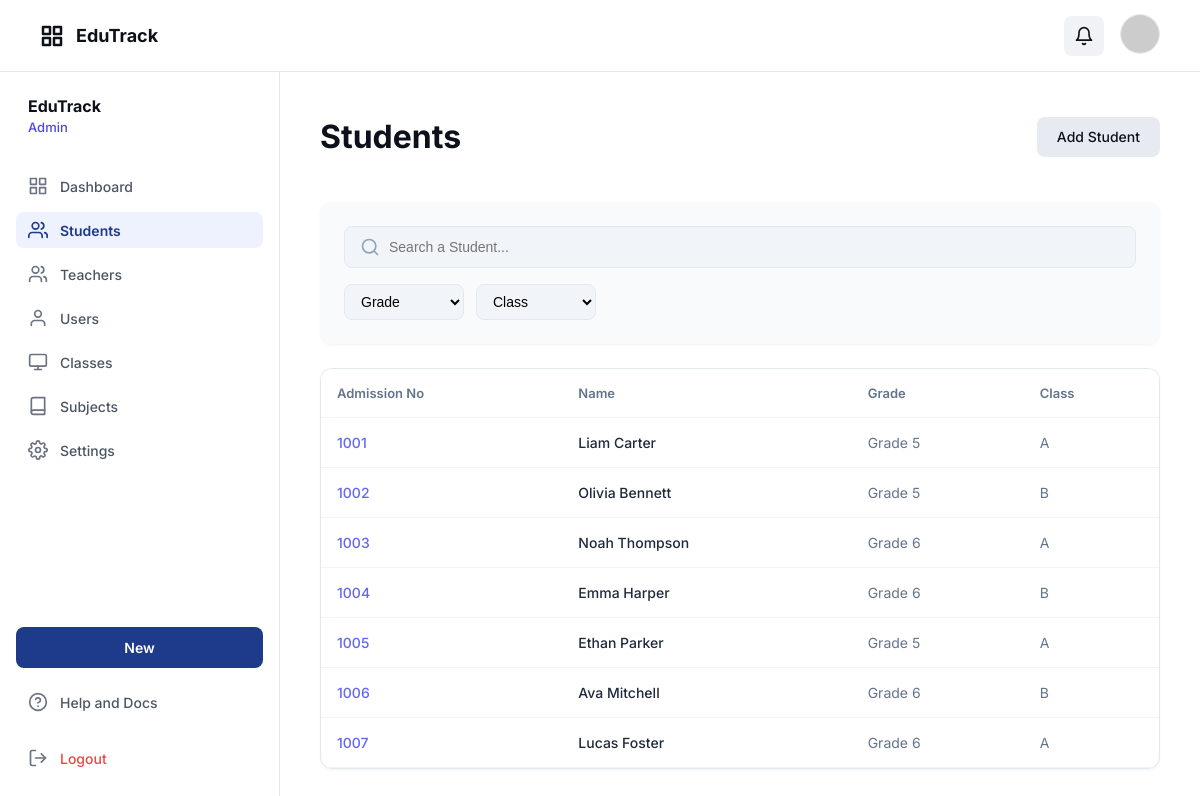
Page /school_app/index.php?controller=student&action=index (signed in) on the committed database.
### tables this page shows
CREATE TABLE students (
  id BIGINT UNSIGNED NOT NULL AUTO_INCREMENT,
  admission_no VARCHAR(30) NOT NULL,   
  first_name VARCHAR(80) NOT NULL,
  last_name VARCHAR(80) NOT NULL,
  date_of_birth DATE NULL,
  gender ENUM('M','F','OTHER') NULL,

  is_active TINYINT(1) NOT NULL DEFAULT 1,

  created_at TIMESTAMP NOT NULL DEFAULT CURRENT_TIMESTAMP,
  updated_at TIMESTAMP NOT NULL DEFAULT CURRENT_TIMESTAMP ON UPDATE CURRENT_TIMESTAMP,

  PRIMARY KEY (id),
  UNIQUE KEY uq_students_admission_no (admission_no),
  KEY idx_students_name (last_name, first_name)
);

### school_app/models/Student.php (called while the page is built, shortened)
<?php
class Student extends Model
{
    public static function list($filters = [], $page = 1, $limit = 10)
    {
        $db = Database::connect();
        $offset = ($page - 1) * $limit;
        $sql = "SELECT DISTINCT
                    s.*,
                    c.name as class_name,
                    g.name as grade_name,
                    g.grade_number
                FROM students s
                LEFT JOIN enrollments e ON s.id = e.student_id
                    AND e.status = 'ACTIVE'
                    AND e.school_year_id = (SELECT id FROM school_years WHERE is_current = 1 LIMIT 1)
                LEFT JOIN classes c ON e.class_id = c.id
                LEFT JOIN grades g ON c.grade_id = g.id
                WHERE 1=1";
        $params = [];
        $sql .= " ORDER BY s.admission_no ASC";
        $countSql = "SELECT COUNT(DISTINCT s.id) FROM students s
                     LEFT JOIN enrollments e ON s.id = e.student_id
                        AND e.status = 'ACTIVE'
                        AND e.school_year_id = (SELECT id FROM school_years WHERE is_current = 1 LIMIT 1)
                     LEFT JOIN classes c ON e.class_id = c.id
                     LEFT JOIN grades g ON c.grade_id = g.id
                     WHERE 1=1";
        $countStmt = $db->prepare($countSql);
        $countStmt->execute($params);
        $total = $countStmt->fetchColumn();
        $sql .= " LIMIT " . (int) $limit . " OFFSET " . (int) $offset;
        $stmt = $db->prepare($sql);
        $stmt->execute($params);
        return [
            'data' => $stmt->fetchAll(PDO::FETCH_OBJ),
            'total' => $total,
            'page' => $page,
            'limit' => $limit,
            'total_pages' => ceil($total / $limit)
        ];
    }
}

### school_app/controllers/StudentController.php (called while the page is built, shortened)
<?php
require_once __DIR__ . '/../models/Student.php';
class StudentController
{
    public function index()
    {
        $page = isset($_GET['page']) ? (int) $_GET['page'] : 1;
        $filters = [
            'search' => $_GET['search'] ?? '',
            'grade_id' => $_GET['grade_id'] ?? '',
            'class_id' => $_GET['class_id'] ?? ''
        ];
        $studentsData = Student::list($filters, $page, 10);
        $grades = Grade::getAll();
        $classes = [];
        if (!empty($filters['grade_id'])) {
            $classes = ClassModel::getByGrade($filters['grade_id']);
        } else {
            $classes = ClassModel::getAll();
        }
        return [
            'students' => $studentsData['data'],
            'pagination' => [
                'total' => $studentsData['total'],
                'page' => $studentsData['page'],
                'total_pages' => $studentsData['total_pages']
            ],
            'filters' => $filters,
            'grades' => $grades,
            'classes' => $classes
        ];
    }
}

### school_app/views/admin/students/index.php (the view, shortened to what this page needs)
<div class="students-view-container">
    <div style="display: flex; justify-content: space-between; align-items: center; margin-bottom: 24px;">
        <h1 class="text-h1" style="font-weight: 700; font-size: 32px; color: var(--text-dark);">Students</h1>
        <a href="index.php?controller=student&action=add" class="btn-secondary"
            style="padding: 10px 20px; border-radius: 8px; font-weight: 500; font-size: 14px;">Add Student</a>
    </div>
    <div class="card" style="padding: 24px; margin-bottom: 24px; border: none; background-color: #f8fafc;">
        <form action="index.php" method="GET" id="studentFilterForm"
            style="display: flex; flex-direction: column; gap: 16px;">
            <div style="position: relative; width: 100%;">
                <input type="text" name="search" value="<?php echo htmlspecialchars($filters['search']); ?>"
                    placeholder="Search a Student..." class="input-field"
                    style="width: 100%; padding: 12px 16px 12px 44px; border-radius: 8px; border: 1px solid #e2e8f0; background-color: #f1f5f9; font-size: 14px;">
            </div>
            <div style="display: flex; gap: 12px;">
                <select name="grade_id" class="input-field"
                    style="width: auto; min-width: 120px; padding: 8px 12px; border-radius: 8px; border: 1px solid #e2e8f0; background-color: #f1f5f9; font-size: 14px;"
                    onchange="this.form.submit()">
                    <option value="">Grade</option>
                </select>
                <select name="class_id" class="input-field"
                    style="width: auto; min-width: 120px; padding: 8px 12px; border-radius: 8px; border: 1px solid #e2e8f0; background-color: #f1f5f9; font-size: 14px;"
                    onchange="this.form.submit()">
                    <option value="">Class</option>
                </select>
            </div>
        </form>
    </div>
    <div class="card"
        style="padding: 0; border: 1px solid #e2e8f0; border-radius: 12px; overflow: hidden; background-color: #fff;">
        <table style="width: 100%; border-collapse: collapse; text-align: left;">
            <thead>
                <tr style="border-bottom: 1px solid #f1f5f9; background-color: #fff;">
                    <th style="padding: 16px; color: #64748b; font-size: 13px; font-weight: 600; text-transform: none;">
                        Admission No</th>
                    <th style="padding: 16px; color: #64748b; font-size: 13px; font-weight: 600; text-transform: none;">
                        Name</th>
                    <th style="padding: 16px; color: #64748b; font-size: 13px; font-weight: 600; text-transform: none;">
                        Grade</th>
                    <th style="padding: 16px; color: #64748b; font-size: 13px; font-weight: 600; text-transform: none;">
                        Class</th>
                </tr>
            </thead>
            <tbody>
                <?php if (empty($students)): ?>
                    <tr>
                        <td colspan="4" style="padding: 48px; text-align: center; color: #94a3b8; font-size: 15px;">
                            No students found matching your criteria.
                        </td>
                    </tr>
                <?php else: ?>
                    <?php foreach ($students as $student): ?>
                        <tr style="border-bottom: 1px solid #f1f5f9; transition: background-color 0.2s; cursor: pointer;"
                            onclick="window.location='index.php?controller=student&action=enroll&id=<?php echo $student->id; ?>'"
                            onmouseover="this.style.backgroundColor='#f8fafc'"
                            onmouseout="this.style.backgroundColor='transparent'">
                            <td style="padding: 16px; color: #6366f1; font-weight: 500; font-size: 14px;">
                                <?php echo htmlspecialchars($student->admission_no); ?>
                            </td>
                            <td style="padding: 16px; color: #1e293b; font-weight: 500; font-size: 14px;">
                                <?php echo htmlspecialchars($student->first_name . ' ' . $student->last_name); ?>
                            </td>
                            <td style="padding: 16px; color: #64748b; font-size: 14px;">
                                <?php echo htmlspecialchars($student->grade_name ?? 'N/A'); ?>
                            </td>
                            <td style="padding: 16px; color: #64748b; font-size: 14px;">
                                <?php echo htmlspecialchars($student->class_name ?? 'N/A'); ?>
                            </td>
                        </tr>
                    <?php endforeach; ?>
                <?php endif; ?>
            </tbody>
        </table>
    </div>
</div>

### rows in the picture
students: admission_no "1001", first_name+last_name "Liam Carter", grade_name "Grade 5", class_name "A"
students: admission_no "1002", first_name+last_name "Olivia Bennett", grade_name "Grade 5", class_name "B"
students: admission_no "1003", first_name+last_name "Noah Thompson", grade_name "Grade 6", class_name "A"
students: admission_no "1004", first_name+last_name "Emma Harper", grade_name "Grade 6", class_name "B"
students: admission_no "1005", first_name+last_name "Ethan Parker", grade_name "Grade 5", class_name "A"
students: admission_no "1006", first_name+last_name "Ava Mitchell", grade_name "Grade 6", class_name "B"
students: admission_no "1007", first_name+last_name "Lucas Foster", grade_name "Grade 6", class_name "A"

### other values in the picture
$displayRole "Admin"
